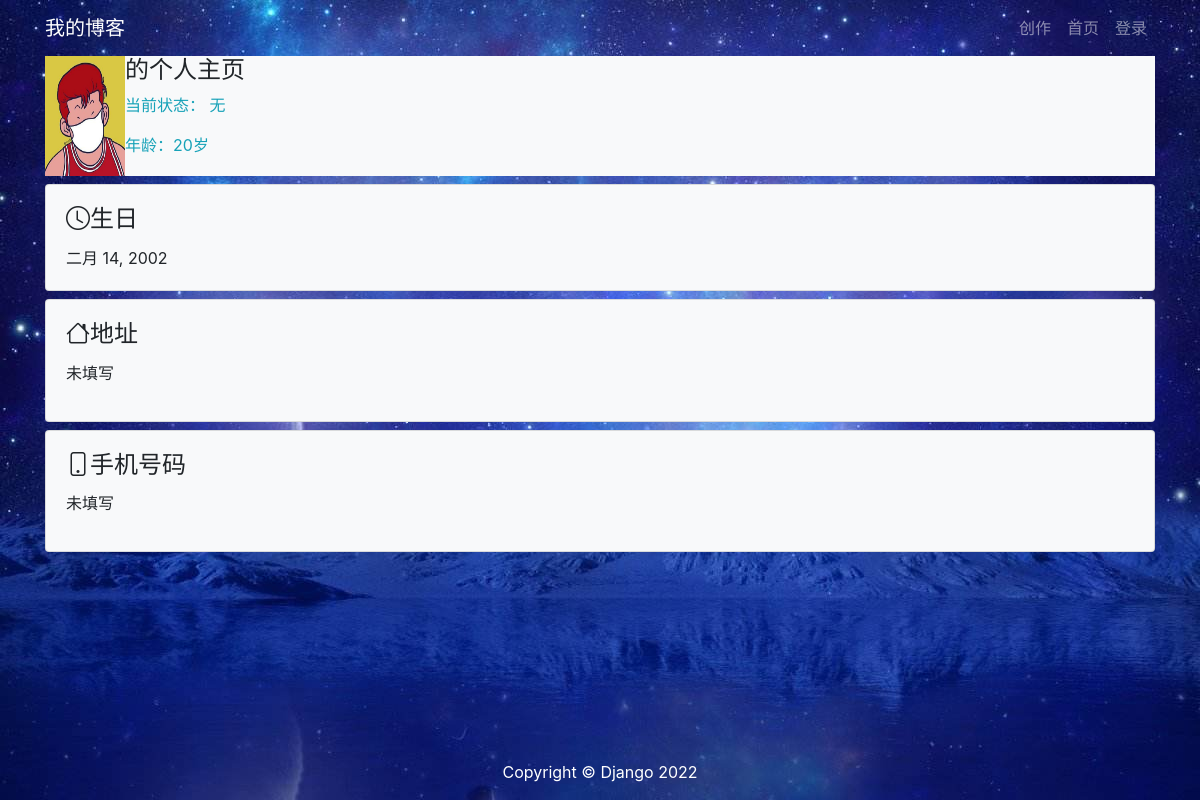
The page /blog/user_info/3/ on the database its author committed.
### blog/models.py (models this page shows, shortened)
class User_Info(models.Model):
    user=models.OneToOneField(User,verbose_name='账号',on_delete=models.CASCADE,related_name='user_info')
    img=models.ImageField(upload_to='image/user/%Y/%m/%d/',verbose_name='头像',default='image/user/default.png')
    phone=models.PositiveIntegerField(verbose_name='手机号码',blank=True,null=True)
    address=models.CharField(verbose_name='地址',max_length=200,blank=True)
    conditon=models.CharField(verbose_name='心情状态',max_length=20,blank=True,default='无')
    birthday=models.DateField(verbose_name='生日',default=timezone.now().date()-timedelta(days=20*365))
    class Meta:
        verbose_name=verbose_name_plural='个人主页信息'
    def get_age(self):
        return int((timezone.now().date()-self.birthday).days//365.25)

### blog/views.py (the view)
# urls.py: path('user_info/<int:user_id>/', blogviews.user_detail, name='user_detail'),
def user_detail(request,user_id):
    show_user=get_object_or_404(User,id=user_id)
    show_user_info=get_object_or_404(User_Info,user=show_user)
    show_user_form=User_detailForm(instance=show_user_info)
    return render(request,'userprofile/detail.html',locals())

### blog/templates/userprofile/detail.html (shortened to what this page needs)
{% extends 'base.html' %} {% load static %}
{% block content %}
<div class="container">
    <div class="media badge-light">
        <div class="media-left media-middle">
            <a href="#">
                <img src="{{ show_user_info.img.url }}" class="media-object" height="120" width="80">
            </a>
        </div>
        <div class="media-body">
            <h4 class="media-heading">  {{ user.username }}的个人主页
            </h4>
            <p class="text-info">当前状态： {{ show_user_info.conditon }}</p>
            <p class="text-info">年龄：{{ show_user_info.get_age }}岁</p>
        </div>
    </div>
    <div class="row mt-2">
        <div class="col-sm-12">
            <div class="card h-100 badge-light">
                <div class="card-body">
                    <h4 class="card-title  bi bi-clock">生日</h4>
                    <span>{{ show_user_info.birthday }}</span>
                </div>
            </div>
        </div>
    </div>
    <div class="row mt-2">
        <div class="col-sm-12">
            <div class="card h-100 badge-light">
                <div class="card-body">
                    <h4 class="card-title bi bi-house">地址</h4>
                    {% if show_user_info.address %}
                    <address>{{ show_user_info.address }}</address>
                    {% else %}
                    <address>未填写</address>
                    {% endif %}
                </div>
            </div>
        </div>
    </div>
        <div class="row mt-2">
        <div class="col-sm-12">
            <div class="card h-100 badge-light">
                <div class="card-body">
                    <h4 class="card-title bi bi-phone">手机号码</h4>
                    {% if show_user_info.phone %}
                    <address>{{ show_user_info.phone }}</address>
                    {% else %}
                    <address>未填写</address>
                    {% endif %}
                </div>
            </div>
        </div>
    </div>
</div>
{% endblock %}

### rows shown on the page
User_Info: img (placeholder picture), conditon "无", get_age "20", birthday "二月 14, 2002"
